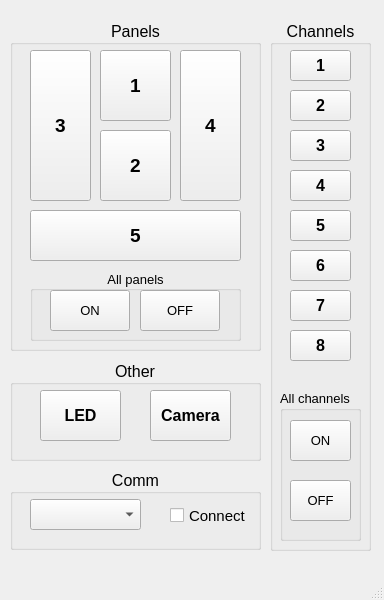
<ui version="4.0" >
 <class>ConradMainWindow</class>
 <widget class="QMainWindow" name="ConradMainWindow" >
  <property name="geometry" >
   <rect>
    <x>0</x>
    <y>0</y>
    <width>384</width>
    <height>600</height>
   </rect>
  </property>
  <property name="sizePolicy" >
   <sizepolicy vsizetype="Fixed" hsizetype="Fixed" >
    <horstretch>0</horstretch>
    <verstretch>0</verstretch>
   </sizepolicy>
  </property>
  <property name="minimumSize" >
   <size>
    <width>384</width>
    <height>600</height>
   </size>
  </property>
  <property name="maximumSize" >
   <size>
    <width>384</width>
    <height>600</height>
   </size>
  </property>
  <property name="windowTitle" >
   <string>ConradControl</string>
  </property>
  <property name="styleSheet" >
   <string notr="true" />
  </property>
  <widget class="QWidget" name="centralwidget" >
   <widget class="QGroupBox" name="panelsGroupBox_" >
    <property name="geometry" >
     <rect>
      <x>10</x>
      <y>20</y>
      <width>251</width>
      <height>331</height>
     </rect>
    </property>
    <property name="font" >
     <font>
      <pointsize>12</pointsize>
     </font>
    </property>
    <property name="title" >
     <string>Panels</string>
    </property>
    <property name="alignment" >
     <set>Qt::AlignCenter</set>
    </property>
    <widget class="QPushButton" name="lightPanelsButton2_" >
     <property name="geometry" >
      <rect>
       <x>90</x>
       <y>110</y>
       <width>71</width>
       <height>71</height>
      </rect>
     </property>
     <property name="font" >
      <font>
       <pointsize>14</pointsize>
       <weight>75</weight>
       <bold>true</bold>
      </font>
     </property>
     <property name="text" >
      <string>2</string>
     </property>
    </widget>
    <widget class="QPushButton" name="lightPanelsButton3_" >
     <property name="geometry" >
      <rect>
       <x>20</x>
       <y>30</y>
       <width>61</width>
       <height>151</height>
      </rect>
     </property>
     <property name="font" >
      <font>
       <pointsize>14</pointsize>
       <weight>75</weight>
       <bold>true</bold>
      </font>
     </property>
     <property name="text" >
      <string>3</string>
     </property>
    </widget>
    <widget class="QPushButton" name="lightPanelsButton4_" >
     <property name="geometry" >
      <rect>
       <x>170</x>
       <y>30</y>
       <width>61</width>
       <height>151</height>
      </rect>
     </property>
     <property name="font" >
      <font>
       <pointsize>14</pointsize>
       <weight>75</weight>
       <bold>true</bold>
      </font>
     </property>
     <property name="text" >
      <string>4</string>
     </property>
    </widget>
    <widget class="QPushButton" name="lightPanelsButton5_" >
     <property name="geometry" >
      <rect>
       <x>20</x>
       <y>190</y>
       <width>211</width>
       <height>51</height>
      </rect>
     </property>
     <property name="font" >
      <font>
       <pointsize>14</pointsize>
       <weight>75</weight>
       <bold>true</bold>
      </font>
     </property>
     <property name="text" >
      <string>5</string>
     </property>
    </widget>
    <widget class="QPushButton" name="lightPanelsButton1_" >
     <property name="geometry" >
      <rect>
       <x>90</x>
       <y>30</y>
       <width>71</width>
       <height>71</height>
      </rect>
     </property>
     <property name="font" >
      <font>
       <pointsize>14</pointsize>
       <weight>75</weight>
       <bold>true</bold>
      </font>
     </property>
     <property name="text" >
      <string>1</string>
     </property>
    </widget>
    <widget class="QGroupBox" name="allPanelsGroupBox_" >
     <property name="geometry" >
      <rect>
       <x>20</x>
       <y>250</y>
       <width>211</width>
       <height>71</height>
      </rect>
     </property>
     <property name="font" >
      <font>
       <pointsize>10</pointsize>
      </font>
     </property>
     <property name="title" >
      <string>All panels</string>
     </property>
     <property name="alignment" >
      <set>Qt::AlignCenter</set>
     </property>
     <widget class="QPushButton" name="allPanelsOnButton_" >
      <property name="geometry" >
       <rect>
        <x>20</x>
        <y>20</y>
        <width>80</width>
        <height>41</height>
       </rect>
      </property>
      <property name="text" >
       <string>ON</string>
      </property>
     </widget>
     <widget class="QPushButton" name="allPanelsOffButton_" >
      <property name="geometry" >
       <rect>
        <x>110</x>
        <y>20</y>
        <width>80</width>
        <height>41</height>
       </rect>
      </property>
      <property name="text" >
       <string>OFF</string>
      </property>
     </widget>
    </widget>
   </widget>
   <widget class="QGroupBox" name="otherGroupBox_" >
    <property name="geometry" >
     <rect>
      <x>10</x>
      <y>360</y>
      <width>251</width>
      <height>101</height>
     </rect>
    </property>
    <property name="font" >
     <font>
      <pointsize>12</pointsize>
     </font>
    </property>
    <property name="title" >
     <string>Other</string>
    </property>
    <property name="alignment" >
     <set>Qt::AlignCenter</set>
    </property>
    <widget class="QPushButton" name="ledButton_" >
     <property name="geometry" >
      <rect>
       <x>30</x>
       <y>30</y>
       <width>81</width>
       <height>51</height>
      </rect>
     </property>
     <property name="font" >
      <font>
       <weight>75</weight>
       <bold>true</bold>
      </font>
     </property>
     <property name="text" >
      <string>LED</string>
     </property>
    </widget>
    <widget class="QPushButton" name="cameraButton_" >
     <property name="geometry" >
      <rect>
       <x>140</x>
       <y>30</y>
       <width>81</width>
       <height>51</height>
      </rect>
     </property>
     <property name="font" >
      <font>
       <weight>75</weight>
       <bold>true</bold>
      </font>
     </property>
     <property name="text" >
      <string>Camera</string>
     </property>
    </widget>
   </widget>
   <widget class="QGroupBox" name="channelsGroupBox_" >
    <property name="geometry" >
     <rect>
      <x>270</x>
      <y>20</y>
      <width>101</width>
      <height>531</height>
     </rect>
    </property>
    <property name="font" >
     <font>
      <pointsize>12</pointsize>
     </font>
    </property>
    <property name="title" >
     <string>Channels</string>
    </property>
    <property name="alignment" >
     <set>Qt::AlignCenter</set>
    </property>
    <widget class="QPushButton" name="pushButton_3" >
     <property name="geometry" >
      <rect>
       <x>20</x>
       <y>30</y>
       <width>61</width>
       <height>31</height>
      </rect>
     </property>
     <property name="font" >
      <font>
       <weight>75</weight>
       <bold>true</bold>
      </font>
     </property>
     <property name="text" >
      <string>1</string>
     </property>
    </widget>
    <widget class="QPushButton" name="pushButton_4" >
     <property name="geometry" >
      <rect>
       <x>20</x>
       <y>70</y>
       <width>61</width>
       <height>31</height>
      </rect>
     </property>
     <property name="font" >
      <font>
       <weight>75</weight>
       <bold>true</bold>
      </font>
     </property>
     <property name="text" >
      <string>2</string>
     </property>
    </widget>
    <widget class="QPushButton" name="pushButton_5" >
     <property name="geometry" >
      <rect>
       <x>20</x>
       <y>110</y>
       <width>61</width>
       <height>31</height>
      </rect>
     </property>
     <property name="font" >
      <font>
       <weight>75</weight>
       <bold>true</bold>
      </font>
     </property>
     <property name="text" >
      <string>3</string>
     </property>
    </widget>
    <widget class="QPushButton" name="pushButton_6" >
     <property name="geometry" >
      <rect>
       <x>20</x>
       <y>150</y>
       <width>61</width>
       <height>31</height>
      </rect>
     </property>
     <property name="font" >
      <font>
       <weight>75</weight>
       <bold>true</bold>
      </font>
     </property>
     <property name="text" >
      <string>4</string>
     </property>
    </widget>
    <widget class="QPushButton" name="pushButton_7" >
     <property name="geometry" >
      <rect>
       <x>20</x>
       <y>190</y>
       <width>61</width>
       <height>31</height>
      </rect>
     </property>
     <property name="font" >
      <font>
       <weight>75</weight>
       <bold>true</bold>
      </font>
     </property>
     <property name="text" >
      <string>5</string>
     </property>
    </widget>
    <widget class="QPushButton" name="pushButton_8" >
     <property name="geometry" >
      <rect>
       <x>20</x>
       <y>270</y>
       <width>61</width>
       <height>31</height>
      </rect>
     </property>
     <property name="font" >
      <font>
       <weight>75</weight>
       <bold>true</bold>
      </font>
     </property>
     <property name="text" >
      <string>7</string>
     </property>
    </widget>
    <widget class="QPushButton" name="pushButton_9" >
     <property name="geometry" >
      <rect>
       <x>20</x>
       <y>230</y>
       <width>61</width>
       <height>31</height>
      </rect>
     </property>
     <property name="font" >
      <font>
       <weight>75</weight>
       <bold>true</bold>
      </font>
     </property>
     <property name="text" >
      <string>6</string>
     </property>
    </widget>
    <widget class="QPushButton" name="pushButton_10" >
     <property name="geometry" >
      <rect>
       <x>20</x>
       <y>310</y>
       <width>61</width>
       <height>31</height>
      </rect>
     </property>
     <property name="font" >
      <font>
       <weight>75</weight>
       <bold>true</bold>
      </font>
     </property>
     <property name="text" >
      <string>8</string>
     </property>
    </widget>
    <widget class="QGroupBox" name="allChannelsGroupBox_" >
     <property name="geometry" >
      <rect>
       <x>10</x>
       <y>370</y>
       <width>81</width>
       <height>151</height>
      </rect>
     </property>
     <property name="font" >
      <font>
       <pointsize>10</pointsize>
      </font>
     </property>
     <property name="title" >
      <string>All channels</string>
     </property>
     <widget class="QPushButton" name="allChannelsOffButton_" >
      <property name="geometry" >
       <rect>
        <x>10</x>
        <y>90</y>
        <width>61</width>
        <height>41</height>
       </rect>
      </property>
      <property name="text" >
       <string>OFF</string>
      </property>
     </widget>
     <widget class="QPushButton" name="allChannelsOnButton_" >
      <property name="geometry" >
       <rect>
        <x>10</x>
        <y>30</y>
        <width>61</width>
        <height>41</height>
       </rect>
      </property>
      <property name="text" >
       <string>ON</string>
      </property>
     </widget>
    </widget>
   </widget>
   <widget class="QGroupBox" name="portGroupBox_" >
    <property name="geometry" >
     <rect>
      <x>10</x>
      <y>469</y>
      <width>251</width>
      <height>81</height>
     </rect>
    </property>
    <property name="font" >
     <font>
      <pointsize>12</pointsize>
     </font>
    </property>
    <property name="title" >
     <string>Comm</string>
    </property>
    <property name="alignment" >
     <set>Qt::AlignCenter</set>
    </property>
    <widget class="QComboBox" name="portComboBox_" >
     <property name="geometry" >
      <rect>
       <x>20</x>
       <y>30</y>
       <width>111</width>
       <height>31</height>
      </rect>
     </property>
    </widget>
    <widget class="QCheckBox" name="connectCheckBox_" >
     <property name="geometry" >
      <rect>
       <x>160</x>
       <y>31</y>
       <width>81</width>
       <height>31</height>
      </rect>
     </property>
     <property name="font" >
      <font>
       <pointsize>11</pointsize>
      </font>
     </property>
     <property name="text" >
      <string>Connect</string>
     </property>
    </widget>
   </widget>
  </widget>
  <widget class="QMenuBar" name="menubar" >
   <property name="geometry" >
    <rect>
     <x>0</x>
     <y>0</y>
     <width>384</width>
     <height>24</height>
    </rect>
   </property>
  </widget>
  <widget class="QStatusBar" name="statusbar" />
 </widget>
 <resources/>
 <connections/>
</ui>
